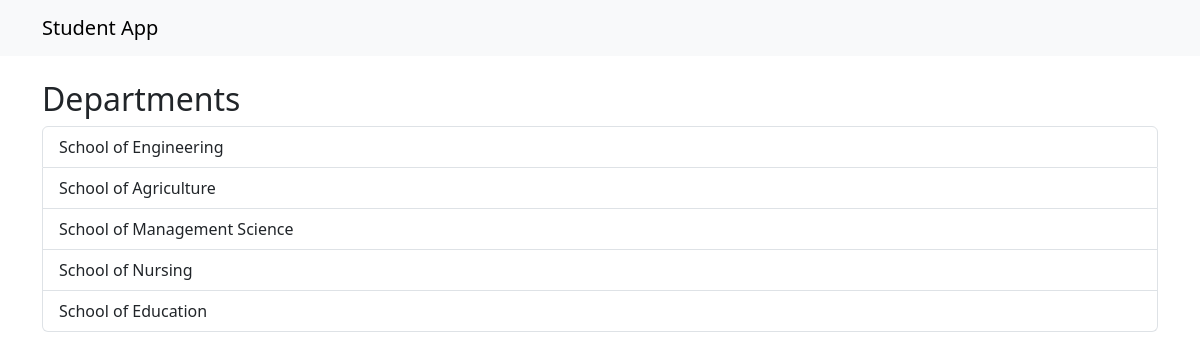
The page /departments on the database its author committed.
### models.py (models this page shows)
class Department(db.Model):
    id = db.Column(db.Integer, primary_key=True)
    name = db.Column(db.String(150), unique=True, nullable=False)

### app.py (the view)
@app.route('/departments')
def departments():
    deps = Department.query.all()
    return render_template('departments.html', departments=deps)

### templates/departments.html (shortened to what this page needs)
{% extends "base.html" %}
{% block content %}
<h2>Departments</h2>
<ul class="list-group">
    {% for dep in departments %}
    <li class="list-group-item">{{ dep.name }}</li>
    {% endfor %}
</ul>
{% endblock %}

### rows shown on the page
Department: name "School of Engineering"
Department: name "School of Agriculture"
Department: name "School of Management Science"
Department: name "School of Nursing"
Department: name "School of Education"
